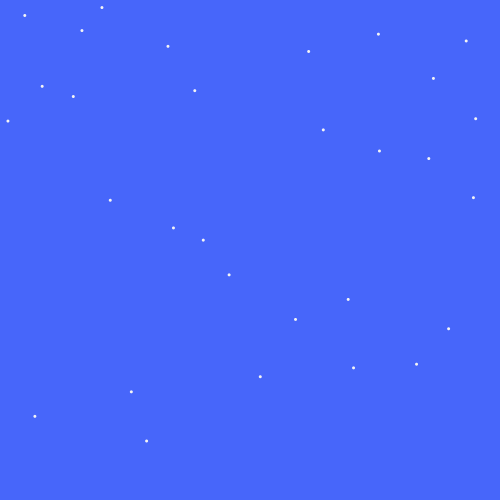
Frame 1 (no input)
Frame 60 (the mouse pressed at the canvas centre just before this capture): identical to frame 1, image omitted
Frame 120 (the mouse held since frame 60 and released just before this capture): identical to frame 1, image omitted

The Processing sketch that drew this single still picture (run headless with seeded random() and noise(); from frame 60 on, the mouse is pressed at the canvas centre):

// Processing sketch: che_pale
// ── che_pale.pde
Sky s;

void setup(){
  size(500, 500);
  s = new Sky(30, 30., 3);
}

void draw(){
  s.show();
}

// ── Clock.pde
class Clock {
  float rate;
  int ticks;
  float T;
  Clock(float r) {
    rate = r;
    ticks = 0;
  }
  void update_ticks() {
    ticks++;
    T = ticks/rate;
  }
}

// ── Sky.pde
class Sky {
  public int n_stars;
  public float dist_threshold;
  public float hour;
  private PVector[] star_pos;
  public float star_radius = 3.;
  public Sky(int ns, float dt, float r) {
    n_stars = ns;
    dist_threshold = dt;
    star_radius = r;
    init_pos();
  }

  public void show() {
    show_sky();
    show_stars();
  }
  private void show_sky() {
    background(#4766FA);
  }

  private void show_stars() {
    color star_color = color(244);
    fill(star_color);
    noStroke();
    for(int i = 0; i < n_stars; i++){
      ellipse(star_pos[i].x, star_pos[i].y, star_radius, star_radius);
    }
  }

  private void init_pos() {
    star_pos = new PVector[n_stars];
    for (int i = 0; i < n_stars; i++) {
      star_pos[i] = new PVector(random(width), random(height));
      for (int j = 0; j < i; j++) {
        println(i, j);
        if (PVector.dist(star_pos[i], star_pos[j]) < dist_threshold) {
          i--;
          break;
        }
      }
    }
  }
}
